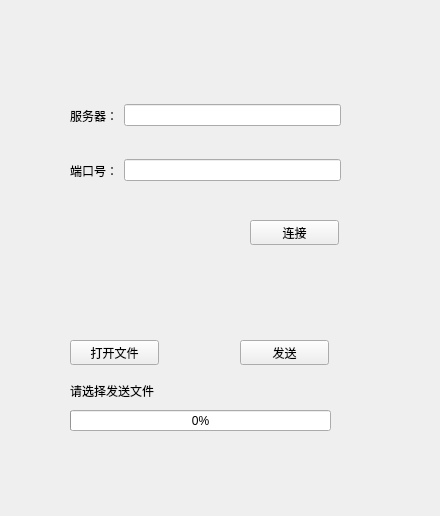
<?xml version="1.0" encoding="UTF-8"?>
<ui version="4.0">
 <class>Widget</class>
 <widget class="QWidget" name="Widget">
  <property name="geometry">
   <rect>
    <x>0</x>
    <y>0</y>
    <width>440</width>
    <height>516</height>
   </rect>
  </property>
  <property name="windowTitle">
   <string>Widget</string>
  </property>
  <widget class="QPushButton" name="pushButton">
   <property name="geometry">
    <rect>
     <x>250</x>
     <y>220</y>
     <width>89</width>
     <height>25</height>
    </rect>
   </property>
   <property name="text">
    <string>连接</string>
   </property>
  </widget>
  <widget class="QWidget" name="layoutWidget">
   <property name="geometry">
    <rect>
     <x>70</x>
     <y>90</y>
     <width>271</width>
     <height>51</height>
    </rect>
   </property>
   <layout class="QHBoxLayout" name="horizontalLayout">
    <item>
     <widget class="QLabel" name="label">
      <property name="text">
       <string>服务器：</string>
      </property>
     </widget>
    </item>
    <item>
     <widget class="QLineEdit" name="lineEdit"/>
    </item>
   </layout>
  </widget>
  <widget class="QWidget" name="layoutWidget">
   <property name="geometry">
    <rect>
     <x>70</x>
     <y>150</y>
     <width>271</width>
     <height>41</height>
    </rect>
   </property>
   <layout class="QHBoxLayout" name="horizontalLayout_2">
    <item>
     <widget class="QLabel" name="label_2">
      <property name="text">
       <string>端口号：</string>
      </property>
     </widget>
    </item>
    <item>
     <widget class="QLineEdit" name="lineEdit_2"/>
    </item>
   </layout>
  </widget>
  <widget class="QPushButton" name="pushButton_2">
   <property name="geometry">
    <rect>
     <x>70</x>
     <y>340</y>
     <width>89</width>
     <height>25</height>
    </rect>
   </property>
   <property name="text">
    <string>打开文件</string>
   </property>
  </widget>
  <widget class="QPushButton" name="pushButton_3">
   <property name="geometry">
    <rect>
     <x>240</x>
     <y>340</y>
     <width>89</width>
     <height>25</height>
    </rect>
   </property>
   <property name="text">
    <string>发送</string>
   </property>
  </widget>
  <widget class="QProgressBar" name="progressBar">
   <property name="geometry">
    <rect>
     <x>70</x>
     <y>410</y>
     <width>261</width>
     <height>21</height>
    </rect>
   </property>
   <property name="value">
    <number>0</number>
   </property>
  </widget>
  <widget class="QLabel" name="label_3">
   <property name="geometry">
    <rect>
     <x>70</x>
     <y>380</y>
     <width>171</width>
     <height>21</height>
    </rect>
   </property>
   <property name="text">
    <string>请选择发送文件</string>
   </property>
  </widget>
 </widget>
 <resources/>
 <connections/>
</ui>
